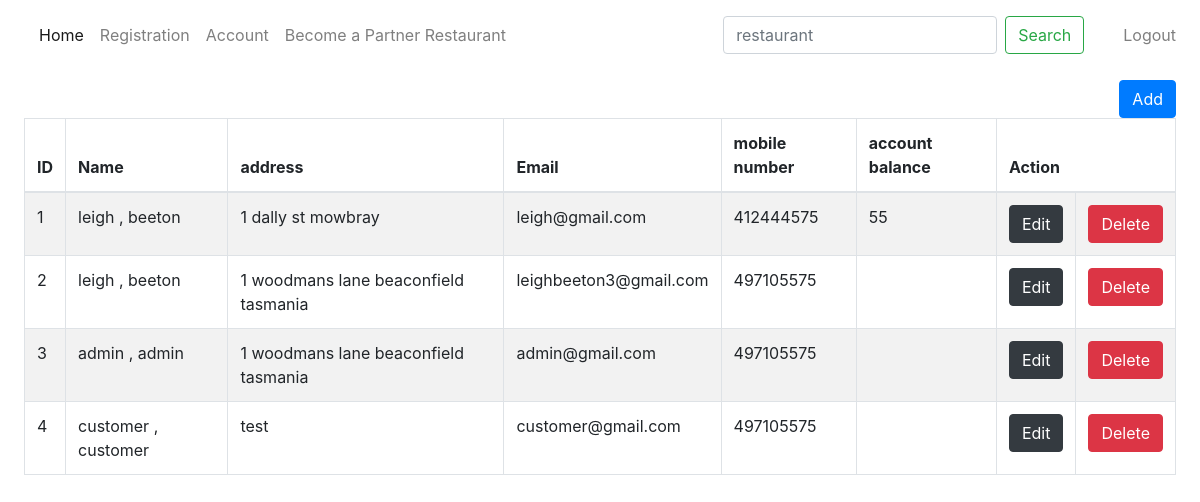
The page /customer_details.php (signed in) on the database as committed earlier.
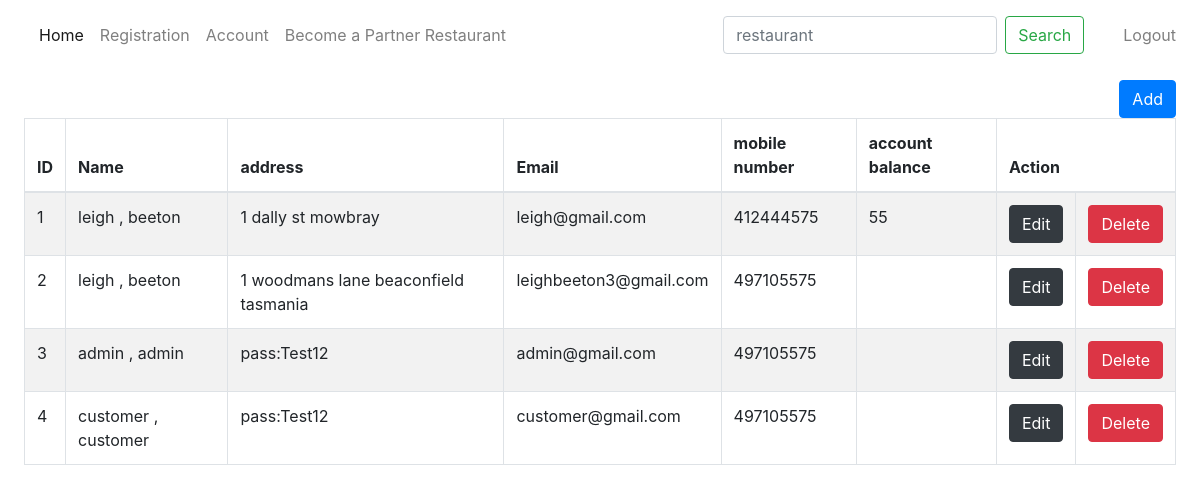
The same page on the database as committed later.
### tables this page shows
CREATE TABLE `tb_customers` (
  `customer_id` int(11) NOT NULL,
  `first_name` varchar(255) DEFAULT NULL,
  `last_name` varchar(255) NOT NULL,
  `email` varchar(255) DEFAULT NULL,
  `password` varchar(255) NOT NULL,
  `mobile_number` int(11) NOT NULL,
  `address` varchar(255) NOT NULL,
  `account_balance` int(11) DEFAULT NULL,
  `access` int(3) DEFAULT 1
);

### session.php (called while the page is built, shortened)
<?php
$session_id=$_SESSION['session_id'];
?>

### customer_details.php (the view, shortened to what this page needs)
<?php
include ('db_conn.php');
include ('session.php');
?>
<!DOCTYPE html>
<html lang="en" dir="ltr">
  <head>
    <link rel="stylesheet" href="style.css">
    <link rel="stylesheet" href="https://maxcdn.bootstrapcdn.com/bootstrap/4.5.2/css/bootstrap.min.css">
  </head>
  <body>
    <header>
      <nav class="navbar navbar-expand-lg navbar-light bg-white fixed-top">
      <div class="container-fluid">
      <div class="collapse navbar-collapse" id="navbarExample01">
        <ul class="navbar-nav me-auto mb-2 mb-lg-0">
          <li class="nav-item active">
            <a class="nav-link" aria-current="page" href="index.php">Home</a>
          </li>
          <li class="nav-item">
            <a class="nav-link"  href="#" data-toggle="modal" data-target="#regiModal">Registration</a>
          </li>
          <li class="nav-item">
            <a class="nav-link" href="account.html">Account</a>
          </li>
          <li class="nav-item">
            <a class="nav-link"  href="#" data-toggle="modal" data-target="#PartnerregiModal">Become a Partner Restaurant</a>
          </li>
        </ul>
      </div>
        <nav class="navbar navbar-light bg-white justify-content-between">
        <form class="form-inline my-2 my-lg-0">
        <input class="form-control mr-sm-2" type="search" placeholder="restaurant" aria-label="Search">
        <button class="btn btn-outline-success my-2 my-sm-0" type="submit">Search</button>
      </form>
        </nav>
    </div>
    <?php if ($session_id == ""){ ?>
      <div class="collapse navbar-collapse">
        <ul class="navbar-nav me-auto mb-2 mb-lg-0">
        <li class="nav-item">
          <a type = "button" class="nav-link float-right"data-toggle="modal" data-target="#loginModal">Login</a>
        </li>
      </ul>
      </div>
   <?php } else {?>
     <div class="collapse navbar-collapse">
       <ul class="navbar-nav me-auto mb-2 mb-lg-0">
       <li class="nav-item">
         <a type = "button" class="nav-link float-right" href = "logout.php">Logout</a>
       </li>
     </ul>
     </div>
  <?php  }?>
  </nav>
   </header>
  <div class="content">
    <?php
    if ($session_id == "3"){
    $query = "SELECT * FROM tb_customers";
    $result=$mysqli->query($query);
    ?>
    <div class="table-responsive p-4">
      <h1>Participant List</h1>
      <button class = "btn btn-primary float-right" data-toggle="modal" data-target="#regiModal">Add </button>
      <table class="table table-bordered table-striped">
        <thead>
          <th>ID</th>
          <th>Name</th>
          <th>address</th>
          <th>Email</th>
          <th>mobile number</th>
          <th>account balance</th>
          <th colspan = "2">Action</th>
        </thead>
        <tbody>
          <?php
          while($row = mysqli_fetch_array($result)){
            ?>
            <tr>
              <td><?php echo $row ['customer_id'] ;?></td>
              <td><?php echo $row['first_name']." , ".$row['last_name'] ;?></td>
              <td><?php echo $row['address'];?></td>
              <td><?php echo $row['email'];?></td>
              <td><?php echo $row['mobile_number'];?></td>
              <td><?php echo $row['account_balance'];?></td>
              <td><a href = #edit_modal class="btn  btn-dark open-edit" id="<?= $row['customer_id']; ?>">Edit</td>
              <td><a href="process.php?delete=<?php echo $row['customer_id']; ?>" class = "btn btn-danger"> Delete</a></td>
            </tr>
          <?php };
            ?>
        </tbody>
      </table>
    </div>
  <?php } else {
    $query = "SELECT * FROM tb_customers WHERE customer_id = '$session_id'";
    $result=$mysqli->query($query);
    while($row = mysqli_fetch_array($result)){
    ?>
    <div class="table-responsive p-4">
      <h3>Your details</h3>
      <table class="table table-bordered table-striped">
        <tr>
          <th>Name</th>
          <th><?php echo $row['first_name']." , ".$row['last_name'] ;?></th>
        </tr>
        <tr>
          <th>Email</th>
          <th><?php echo $row['email'];?></th>
        </tr>
        <tr>
          <th>Password</th>
          <th><?php echo $row['password'];?></th>
        </tr>
          <tr>
              <th>address</th>
              <th><?php echo $row['address'];?></th>
          </tr>
        <tr>
          <th>account balance</th>
          <th>$<?php echo $row['account_balance'];?></th>
            <th>
                <form action="#" method="post">
                    <select name="selected[]">
                        <option value="5">$5</option>
                        <option value="10">$10</option>
                        <option value="20">$20</option>
                        <option value="50">$50</option>
                        <option value="100">$100</option>
                    </select>
                    <input type="submit" name="submit" value="ADD FUNDS" />
                </form>
            </th>
        </tr>
      </table>
    </div>
  <?php }} ?>
  </div>
  </body>
</html>

Rows that differ between the two databases and show on the page:
changed tb_customers "admin": address "1 woodmans lane beaconfield tasmania" → "pass:Test12"
changed tb_customers "customer": address "test" → "pass:Test12"
